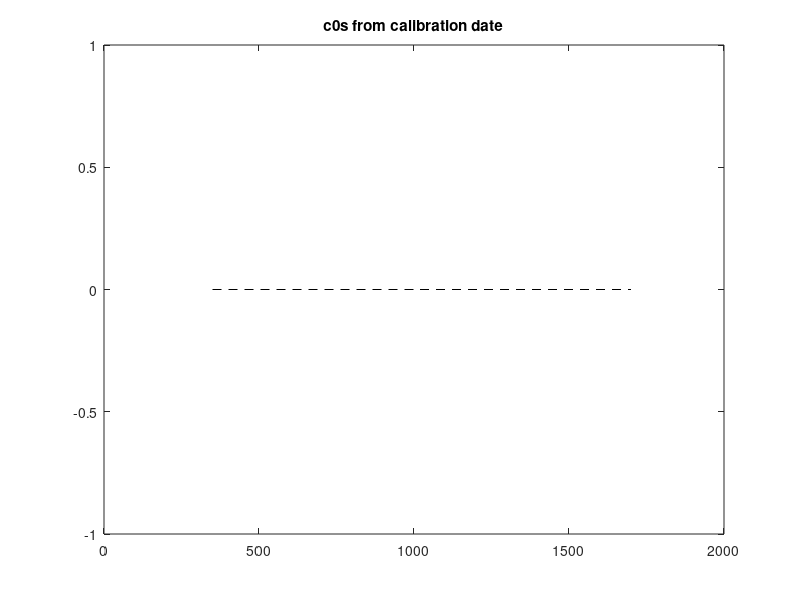
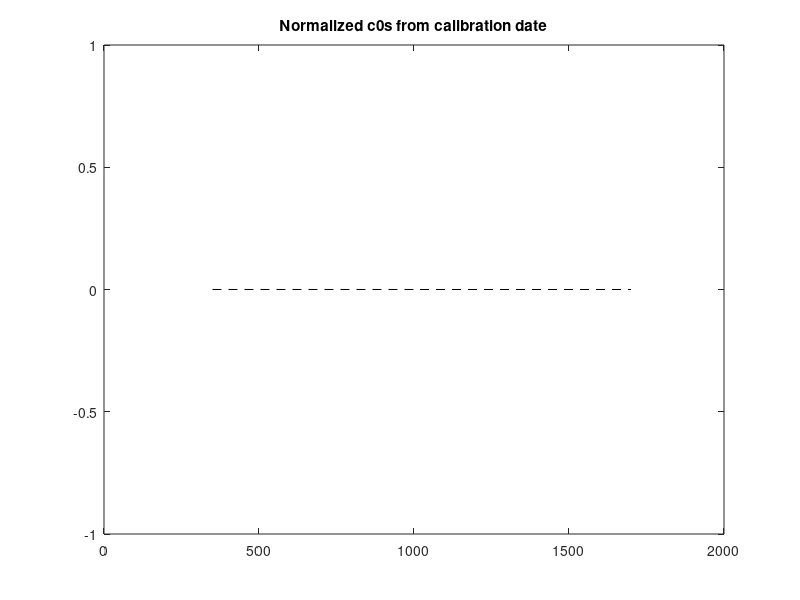

These figures' MATLAB source, in order: (Note: this script raises an error after producing the figures.)
% Checking some c0, and calculating the averages
close all
clear all
fp = 'C:\Users\sleblan2\Research\4STAR_codes\data_folder\';
fp_out = 'C:\Users\sleblan2\Research\ORACLES\plot\';

vis_names = {'20160825_VIS_C0_refined_Langley_ORACLES_transit2.dat';...
             '20161110_VIS_C0_refined_Langley_MLO_Nov2016_12to2airmass.dat';...
             '20161111_VIS_C0_refined_Langley_MLO_Nov2016_12to2airmass.dat';...
             '20161112_VIS_C0_refined_Langley_MLO_Nov2016_12to2airmass.dat';...
             '20161113_VIS_C0_refined_Langley_MLO_Nov2016_12to2airmass.dat';...
             '20161115_VIS_C0_refined_Langley_Nov2016part1.5incl1115_good_mean.dat';...
             '20160908_VIS_C0_refined_Langley_airborne_ORACLES_v1.dat';...
             '20160912_VIS_C0_refined_Langley_airborne_ORACLES_v1.dat';...
             '20160918_VIS_C0_refined_Langley_airborne_ORACLES_v1.dat';...
             '20160924_VIS_C0_refined_Langley_airborne_ORACLES_v1.dat'};
        
nir_names = {'20160825_NIR_C0_refined_Langley_ORACLES_transit2.dat';...
             '20161110_NIR_C0_refined_Langley_MLO_Nov2016_12to2airmass.dat';...
             '20161111_NIR_C0_refined_Langley_MLO_Nov2016_12to2airmass.dat';...
             '20161112_NIR_C0_refined_Langley_MLO_Nov2016_12to2airmass.dat';...
             '20161113_NIR_C0_refined_Langley_MLO_Nov2016_12to2airmass.dat';...
             '20161115_NIR_C0_refined_Langley_Nov2016part1.5incl1115_good_mean.dat';...
             '20160908_NIR_C0_refined_Langley_airborne_ORACLES_v1.dat';...
             '20160912_NIR_C0_refined_Langley_airborne_ORACLES_v1.dat';...
             '20160918_NIR_C0_refined_Langley_airborne_ORACLES_v1.dat';...
             '20160924_NIR_C0_refined_Langley_airborne_ORACLES_v1.dat'};
         
supp = {'inflight';'MLO';'MLO';'MLO';'MLO';'MLO avg';'inflight';'inflight';'inflight';'inflight'};
n = length(vis_names);
c0v = {}; c0rv = {}; c0n = {}; corn = {}; leg = {};

fig = figure; 
plot([350,1000,1700],[0,0,0],'--k');
title('c0s from calibration date')
hold on;

fig2 = figure;
plot([350,1000,1700],[0,0,0],'--k');
title('Normalized c0s from calibration date')
hold on;

cm = jet(n);
for i=1:n;
    visfilename = [fp vis_names{i}]
    nirfilename = [fp nir_names{i}]
    
    a=importdata(which(visfilename));
    visc0(i,:)=a.data(:,strcmp(lower(a.colheaders), 'c0'))';
    visc0err(i,:)=a.data(:,strcmp(lower(a.colheaders), 'c0err'))';
    c0v{i} = visc0; c0rv{i} = visc0err;
    
    b=importdata(which(nirfilename));
    nirc0(i,:)=b.data(:,strcmp(lower(b.colheaders), 'c0'))';
    nirc0err(i,:)=b.data(:,strcmp(lower(b.colheaders), 'c0err'))';
    c0n{i} = nirc0; c0rn{i} = nirc0err;
    
    w_vis = a.data(:,strcmp(lower(a.colheaders),'wavelength'));
    w_nir = b.data(:,strcmp(lower(b.colheaders),'wavelength'));
    
    leg{i} = [supp{i} '-' vis_names{i}(1:8)];
   
    figure(fig);
    l = plot(w_vis,visc0(i,:),'color',cm(i,:));
    p(i) = l;
    plot(w_nir,nirc0(i,:).*10,'color',cm(i,:));
    
    figure(fig2);
    l2 = plot(w_vis,visc0(i,:)./visc0(1,:).*100.0,'color',cm(i,:));
    p2(i) = l2;
    plot(w_nir,nirc0(i,:)./nirc0(1,:).*100.0,'color',cm(i,:));
    
end;
figure(fig);
legend(p,leg);
xlabel('Wavelength [nm]');
ylabel('c0 (NIR c0 x10)');
ylim([0,650]);

figure(fig2);
legend(p2,leg);
xlabel('Wavelength [nm]');
ylabel('Normalized c0');
ylim([80,120]);

figure;
l = plot(w_vis,visc0);
hold all
plot(w_nir,nirc0.*10);

legend(l,leg);
xlabel('Wavelength [nm]');
ylabel('c0');
ylim([0,650]);

% Now average the c0s for creating the right c0
i_avg = [1 5 6 10 10 10];
visc0_avg = mean(visc0(i_avg,:));
visc0_std = std(visc0(i_avg,:));
nirc0_avg = mean(nirc0(i_avg,:));
nirc0_std = std(nirc0(i_avg,:));

figure(fig2);
l2 = plot(w_vis,visc0_avg./visc0(1,:).*100.0,'color','black');
plot(w_nir,nirc0_avg./nirc0(1,:).*100.0,'color','black');
grid;
p2(i+1) = l2;
leg{i+1} = 'Averages';
legend(p2,leg);

figure(fig);
l = plot(w_vis,visc0_avg,'color','black');
plot(w_nir,nirc0_avg.*10.0,'color','black');
grid;
p(i+1) = l;
leg{i+1} = 'Averages';
legend(p,leg);

% Save the figures
save_fig(fig,[fp_out 'ORACLES_cal_c0.fig']);
save_fig(fig2,[fp_out 'ORACLES_cal_c0_relative.fig']);

% Now save the new averaged c0 for use
days_cell = '';
for i=1:length(i_avg);
    c = char(leg{i_avg(i)});
    days_cell = [days_cell ', ' c(1:4) '-' c(5:6) '-' c(7:8)];
end;
filesuffix='refined_Langley_airborne_ORACLES_averages_v1';
additionalnotes={'Data outside 2.0x the STD of 501 nm Langley residuals were screened out. ';...
                 ['Averages of c0 from multiple days including: ' days_cell '. See the list of files below']};
daystr=leg{i_avg(end)}(end-7:end);
visfilename=fullfile(starpaths, [daystr '_VIS_C0_' filesuffix '.dat']);
nirfilename=fullfile(starpaths, [daystr '_NIR_C0_' filesuffix '.dat']);    

vissource_alt=cellstr(char(vis_names{i_avg}));
nirsource_alt=cellstr(char(nir_names{i_avg}));
vissource = '(SEE Original files for sources)';
nirsource = '(SEE Original files for sources)';

starsavec0(visfilename, vissource, [additionalnotes; vissource_alt], w_vis, visc0_avg, visc0_std);
starsavec0(nirfilename, nirsource, [additionalnotes; nirsource_alt], w_nir, nirc0_avg, nirc0_std);

stophere



